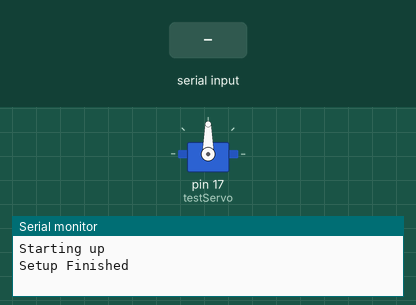
Recording of a sketch running on a simulated Arduino Uno, built with avr-gcc and run on an emulated ATmega328P. On the bench: servo, the last lines printed to the serial monitor. The test bench sets the inputs (shaded band).

Above: at 1.4 s.
1.5 s: "90,45\n" received over Serial
At 3.7 s:
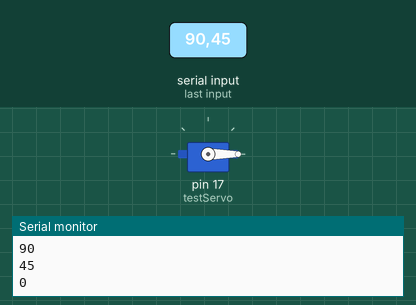
4.1 s: "30,150\n" received over Serial
At 4.9 s:
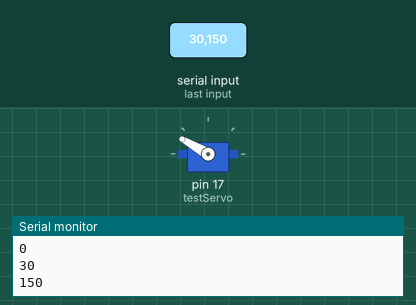
6.9 s: "200\n" received over Serial
At 7.9 s:
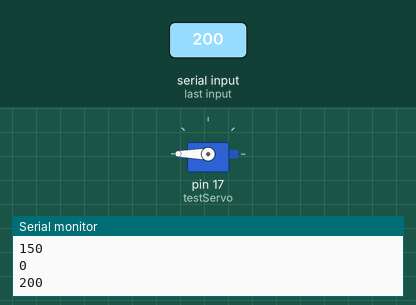
Timing chart, 0 to 9.9 s (numbered marks = the images above; inputs shaded):
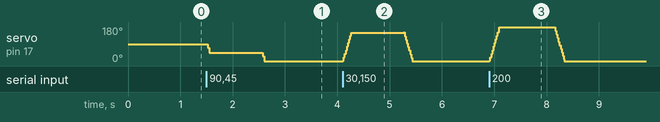

Measured:
- after the input at 1.5 s, servo on pin 17 (testServo): 90° → 45° at once, → 0° 1.0 s later
- after the input at 4.1 s, servo on pin 17 (testServo): rises from 0° to 151° in 1.2 s, then falls to 0° in 0.16 s
- after the input at 6.9 s, servo on pin 17 (testServo): rises from 0° to 180° in 0.19 s, then falls to 0° in 1.2 s

The sketch:

servoTest.ino
```cpp
#include <Servo.h>

Servo myservo;  // create servo object to control a servo

                // twelve servo objects can be created on most boards
int testServo = 17;
int pos;    // variable to store the servo position

void setup()
{
  Serial.begin(9600);
  Serial.println("Starting up");
  pos = 90;
  myservo.attach(testServo);  // attaches the servo on pin 9 to the servo object
  myservo.write(pos);
  delay(200);
  Serial.println("Setup Finished");
}

void loop()
{
  if(Serial.available() > 0){
    int go = Serial.parseInt();
    Serial.println(go);
    if(pos < go){
      for(pos; pos <= go; ++pos)
      {                                  // in steps of 1 degree
        myservo.write(pos);              // tell servo to go to position in variable 'pos'
        delay(1);                       // waits 15ms for the servo to reach the position
      }
    }else{
      for(pos; pos >= go; --pos)
      {                                  // in steps of 1 degree
        myservo.write(pos);              // tell servo to go to position in variable 'pos'
        delay(1);                       // waits 15ms for the servo to reach the position
      }
    }
  }

}
```
